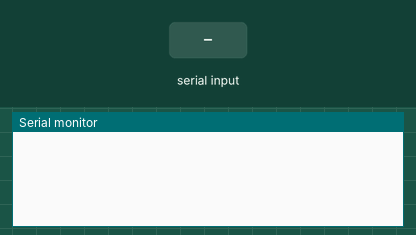
This sketch was run on a simulated Arduino Uno, built with avr-gcc and run on an emulated ATmega328P. Shown: the last lines printed to the serial monitor. Inputs (shaded band) come from the test bench.

Above: at 1.2 s.
1.3 s: "R" received over Serial
At 2.1 s:
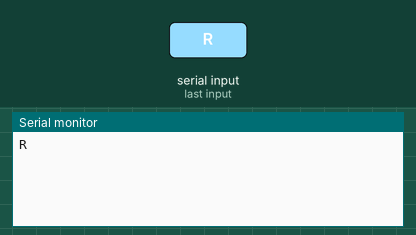
2.8 s: "1" received over Serial
At 3.2 s:
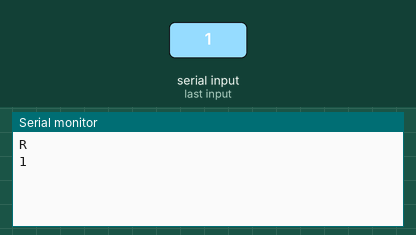

The sketch:

p5_read.ino
```cpp
void setup() {
  Serial.begin(9600);
}

void loop() {
  if (Serial.available()) {
    char val = Serial.read();
    Serial.println(val);  // Console.println은 존재하지 않음, Serial.println이 맞습니다
    if (val == 'R') {
      digitalWrite(13, HIGH); // Rock → 켜기
    } else {
      digitalWrite(13, LOW);  // Others → 끄기
    }
  }
}
```

Measured:
- after the input at 1.3 s, the serial monitor: prints a new line at once (image 1)
- after the input at 2.8 s, the serial monitor: prints a new line at once (image 2)
